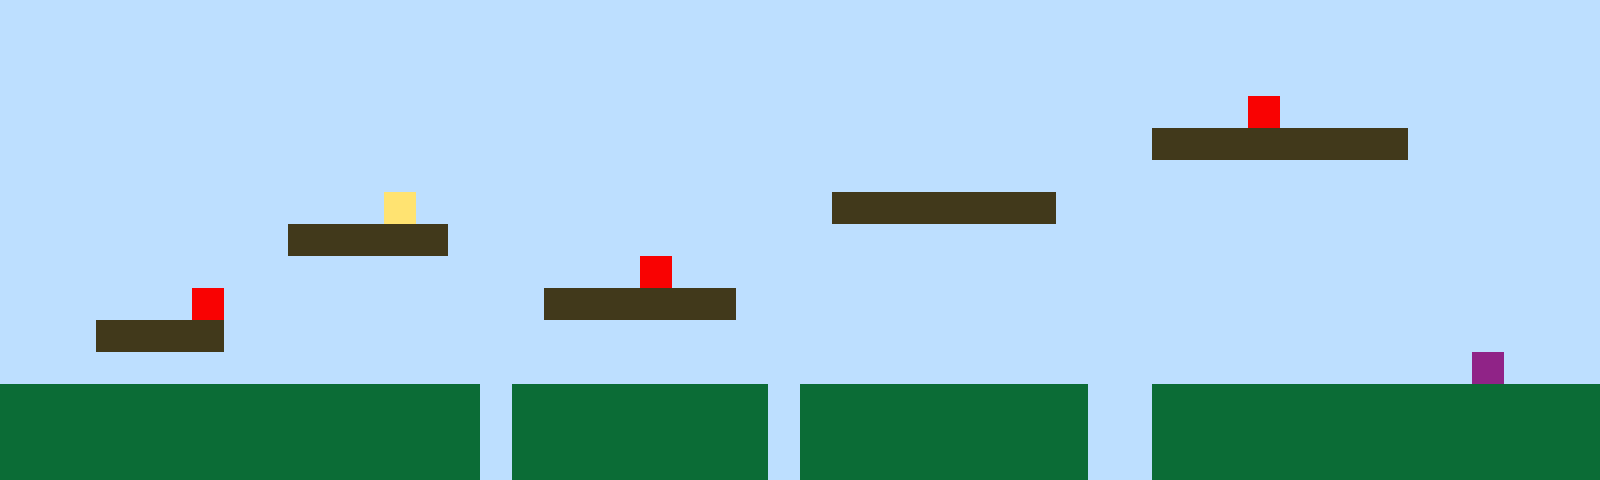

The image is a tile-based game level rendered from a .tmx file. Its description and complete source (layers, tilesets, objects, tile grids) follow:
An orthogonal 50x15 tile map with 32x32 px tiles, 1 tile layer (Tile Layer 1).

<map version="1.10" tiledversion="1.11.2" orientation="orthogonal" renderorder="right-up" width="50" height="15" tilewidth="32" tileheight="32" infinite="0" nextlayerid="2" nextobjectid="1"><editorsettings><export target="map1.csv" format="csv" /></editorsettings><tileset firstgid="1" name="sprites" tilewidth="32" tileheight="32" tilecount="6" columns="3"><image source="sprites.png" width="96" height="64" /></tileset><layer id="1" name="Tile Layer 1" width="50" height="15"><data encoding="csv">1,1,1,1,1,1,1,1,1,1,1,1,1,1,1,1,1,1,1,1,1,1,1,1,1,1,1,1,1,1,1,1,1,1,1,1,1,1,1,1,1,1,1,1,1,1,1,1,1,1,1,1,1,1,1,1,1,1,1,1,1,1,1,1,1,1,1,1,1,1,1,1,1,1,1,1,1,1,1,1,1,1,1,1,1,1,1,1,1,1,1,1,1,1,1,1,1,1,1,1,1,1,1,1,1,1,1,1,1,1,1,1,1,1,1,1,1,1,1,1,1,1,1,1,1,1,1,1,1,1,1,1,1,1,1,1,1,1,1,1,1,1,1,1,1,1,1,1,1,1,1,1,1,1,1,1,1,1,1,1,1,1,1,1,1,1,1,1,1,1,1,1,1,1,1,1,1,1,1,1,1,1,1,1,1,1,1,1,1,5,1,1,1,1,1,1,1,1,1,1,1,1,1,1,1,1,1,1,1,1,1,1,1,1,1,1,1,1,1,1,1,1,1,1,1,1,1,1,1,1,1,1,1,1,1,1,3,3,3,3,3,3,3,3,1,1,1,1,1,1,1,1,1,1,1,1,1,1,1,1,1,1,1,1,1,1,1,1,1,1,1,1,1,1,1,1,1,1,1,1,1,1,1,1,1,1,1,1,1,1,1,1,1,1,1,1,1,1,1,1,1,1,1,1,1,1,1,1,1,1,1,1,4,1,1,1,1,1,1,1,1,1,1,1,1,1,3,3,3,3,3,3,3,1,1,1,1,1,1,1,1,1,1,1,1,1,1,1,1,1,1,1,1,1,1,1,1,1,1,3,3,3,3,3,1,1,1,1,1,1,1,1,1,1,1,1,1,1,1,1,1,1,1,1,1,1,1,1,1,1,1,1,1,1,1,1,1,1,1,1,1,1,1,1,1,1,1,1,1,1,1,1,1,1,1,1,1,1,1,1,5,1,1,1,1,1,1,1,1,1,1,1,1,1,1,1,1,1,1,1,1,1,1,1,1,1,1,1,1,1,1,1,1,1,1,1,5,1,1,1,1,1,1,1,1,1,1,3,3,3,3,3,3,1,1,1,1,1,1,1,1,1,1,1,1,1,1,1,1,1,1,1,1,1,1,1,1,1,1,1,1,1,1,3,3,3,3,1,1,1,1,1,1,1,1,1,1,1,1,1,1,1,1,1,1,1,1,1,1,1,1,1,1,1,1,1,1,1,1,1,1,1,1,1,1,1,1,1,1,1,1,1,1,1,1,1,1,1,1,1,1,1,1,1,1,1,1,1,1,1,1,1,1,1,1,1,1,1,1,1,1,1,1,1,1,1,1,1,1,1,1,1,1,1,1,1,6,1,1,1,2,2,2,2,2,2,2,2,2,2,2,2,2,2,2,1,2,2,2,2,2,2,2,2,1,2,2,2,2,2,2,2,2,2,1,1,2,2,2,2,2,2,2,2,2,2,2,2,2,2,2,2,2,2,2,2,2,2,2,2,2,2,2,2,2,1,2,2,2,2,2,2,2,2,1,2,2,2,2,2,2,2,2,2,1,1,2,2,2,2,2,2,2,2,2,2,2,2,2,2,2,2,2,2,2,2,2,2,2,2,2,2,2,2,2,1,2,2,2,2,2,2,2,2,1,2,2,2,2,2,2,2,2,2,1,1,2,2,2,2,2,2,2,2,2,2,2,2,2,2</data></layer></map>
